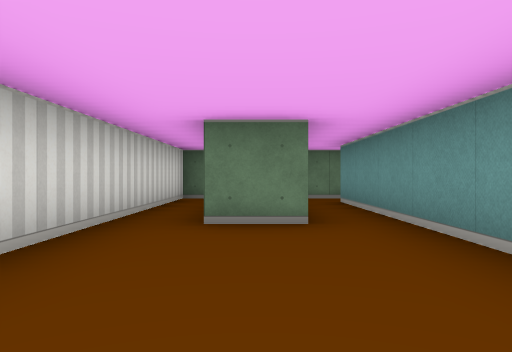
[1] (above)

13 first-person views from a walk through a cub3D ray-caster map. The camera is about half as high as the walls, looks level and sees 70° across. The floor is counted in squares. Each view is taken from the middle of a square. On the plan, view 1 faces up. The plan holds only what a view shows up to about 9 squares ahead; the rest is blank.

[2]
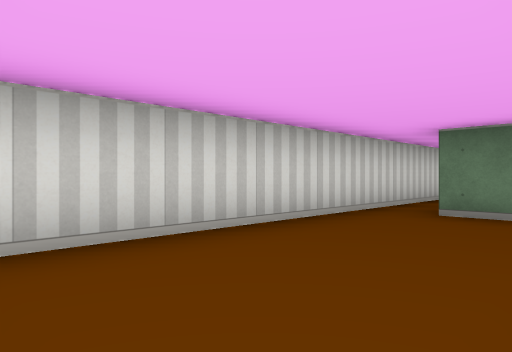

[3]
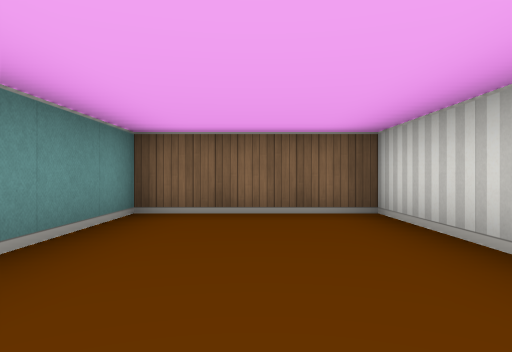

[4]
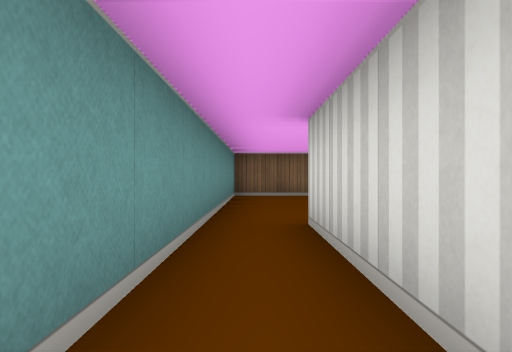

[5]
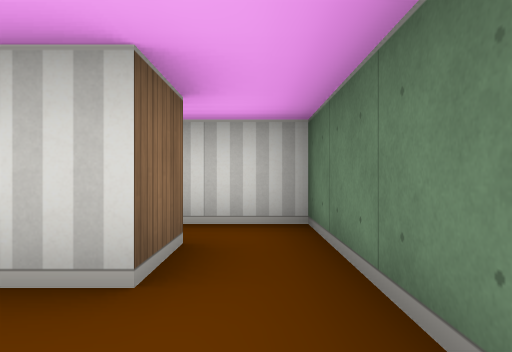

[6]
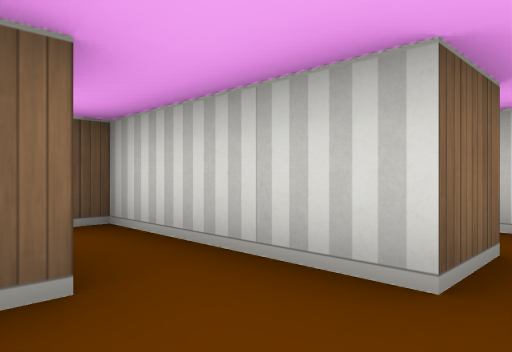

[7]
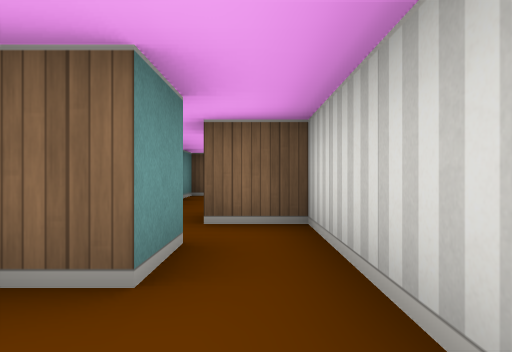

[8]
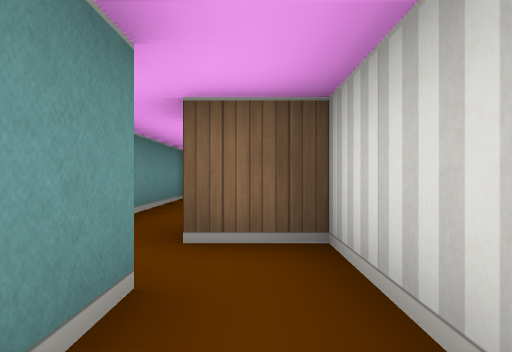

[9]
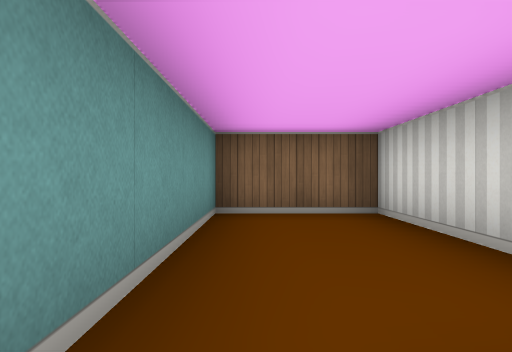

[10]
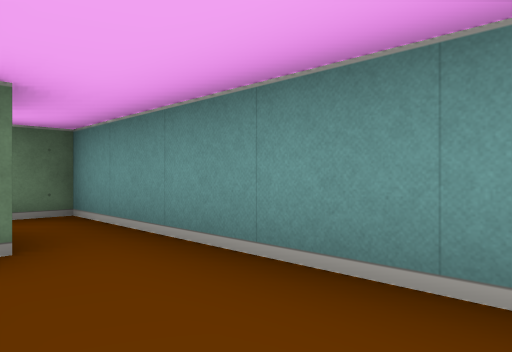

[11]
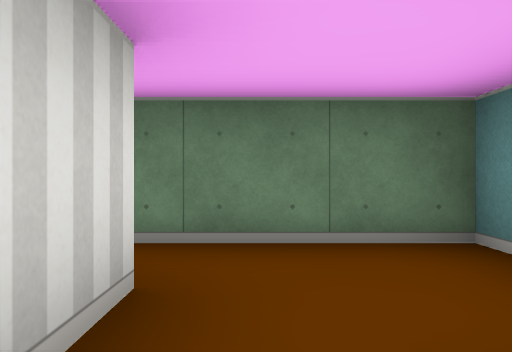

[12]
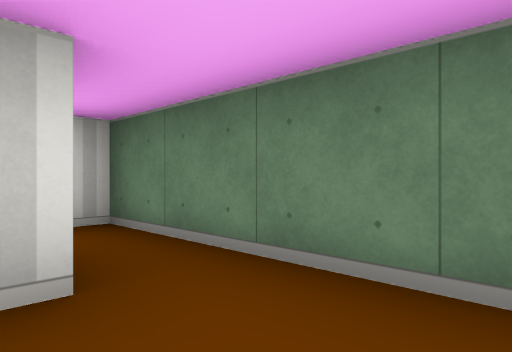

[13]
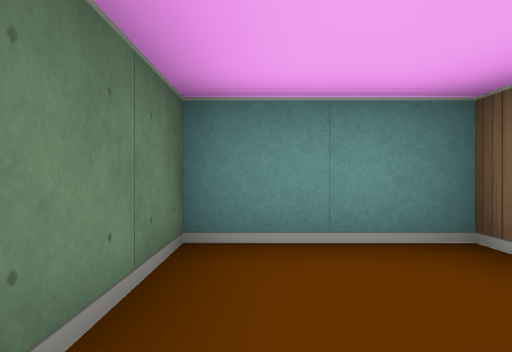

### Floor plan
Ten units are one square. View 1 is at (0, 0); x grows to the right and y downward. Boxes are objects, and circles mark ways between rooms. Rooms are numbered by the first view taken in them; rooms with no view inside come last. Other rooms are left out.
<svg viewBox="-20 -80 70 100">
<path fill="none" stroke="#000" d="M-10 -75 -15 -75 -15 15 15 15 15 -65 25 -65M25 -75 5 -75 5 -35 -5 -35M25 -65 25 -35 35 -35M35 -45 35 -55 45 -55 45 -75 25 -75M45 -35 45 -45 39 -45M25 -9 25 15 45 15 45 -35"/>
<circle cx="20" cy="-70" r="3" fill="#2a7"/>
<circle cx="40" cy="-30" r="3" fill="#2a7"/>
<text x="0" y="-30">1</text>
<text x="30" y="-60">2</text>
<text x="40" y="-10">3</text>
</svg>
Room 1 opens to room 2. Room 2 opens to room 3.

Where each view was taken, in squares from view 1:
view 1: 0 up, 0 right, facing up
view 2: 1 down, 1 right, facing up-left
view 3: 3 up, 0 right, facing down
view 4: 7 up, 1 right, facing down
view 5: 7 up, 4 right, facing left
view 6: 7 up, 4 right, facing down-left
view 7: 7 up, 3 right, facing down
view 8: 6 up, 3 right, facing down
view 9: 3 up, 4 right, facing down
view 10: 0 up, 3 right, facing up-right
view 11: 5 up, 3 right, facing up
view 12: 6 up, 4 right, facing up-left
view 13: 7 up, 2 right, facing right
